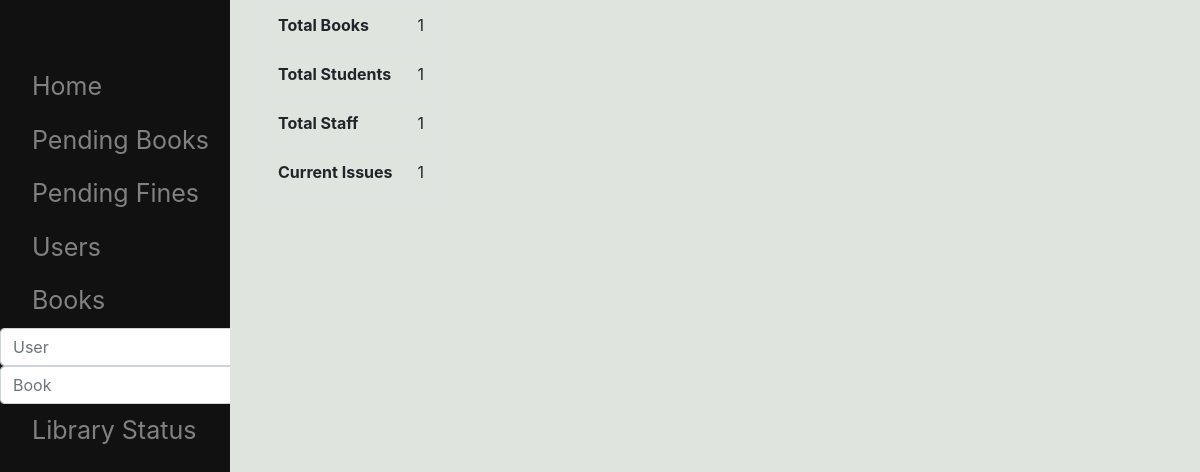
Page /library_condition on the earlier database version.
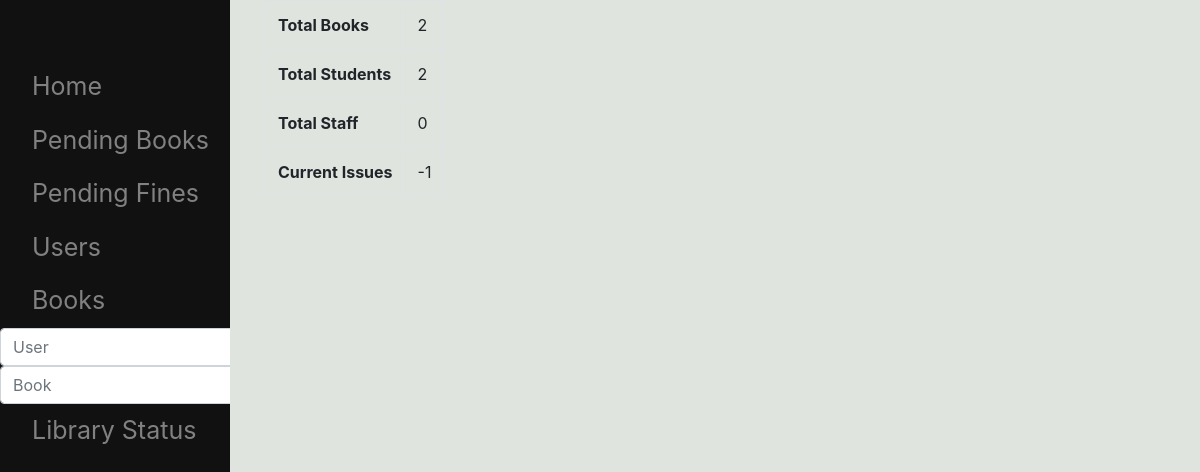
Same page on the later database version.
### lm/models.py (models this page shows, shortened)
class LibrarySettings(models.Model):
    maxDelayDayStudent = models.IntegerField(default=14)
    maxDelayDayFaculty = models.IntegerField(default=182)
    revenuePerDayStudent = models.IntegerField(default=10)
    revenuePerDayFaculty = models.IntegerField(default=10)
    total_Books = models.IntegerField(default=0,editable=True)
    total_student = models.IntegerField(default=000,editable=True)
    total_staff = models.IntegerField(default=000,editable=True)
    maxBookForStudent = models.IntegerField(default=2)
    maxBookForFaculty = models.IntegerField(default=3)
    total_issued = models.IntegerField(default=0,editable=True)

### lm/views.py (the view)
# urls.py: path('library_condition',views.status,name='status')
def status(request):
    return render(request,'lm/status.html',context={'sett':sett})

### lm/templates/lm/status.html
{% extends 'lm/base.html' %}
{% block body %}
<table class="table table-bordered" >
<tr><th>Total Books  </th><td>{{sett.total_Books}}</td></tr>
<tr><th>Total Students  </th><td>{{sett.total_student}}</td></tr>
<tr><th>Total Staff </th><td>{{sett.total_staff}}</td></tr>
<tr><th>Current Issues   </th><td>{{sett.total_issued}}</td></tr>
</table>
{% endblock  %}

Differences in the rows shown:
changed LibrarySettings: total_Books "1" → "2"; total_student "1" → "2"; total_staff "1" → "0"; total_issued "1" → "-1"
